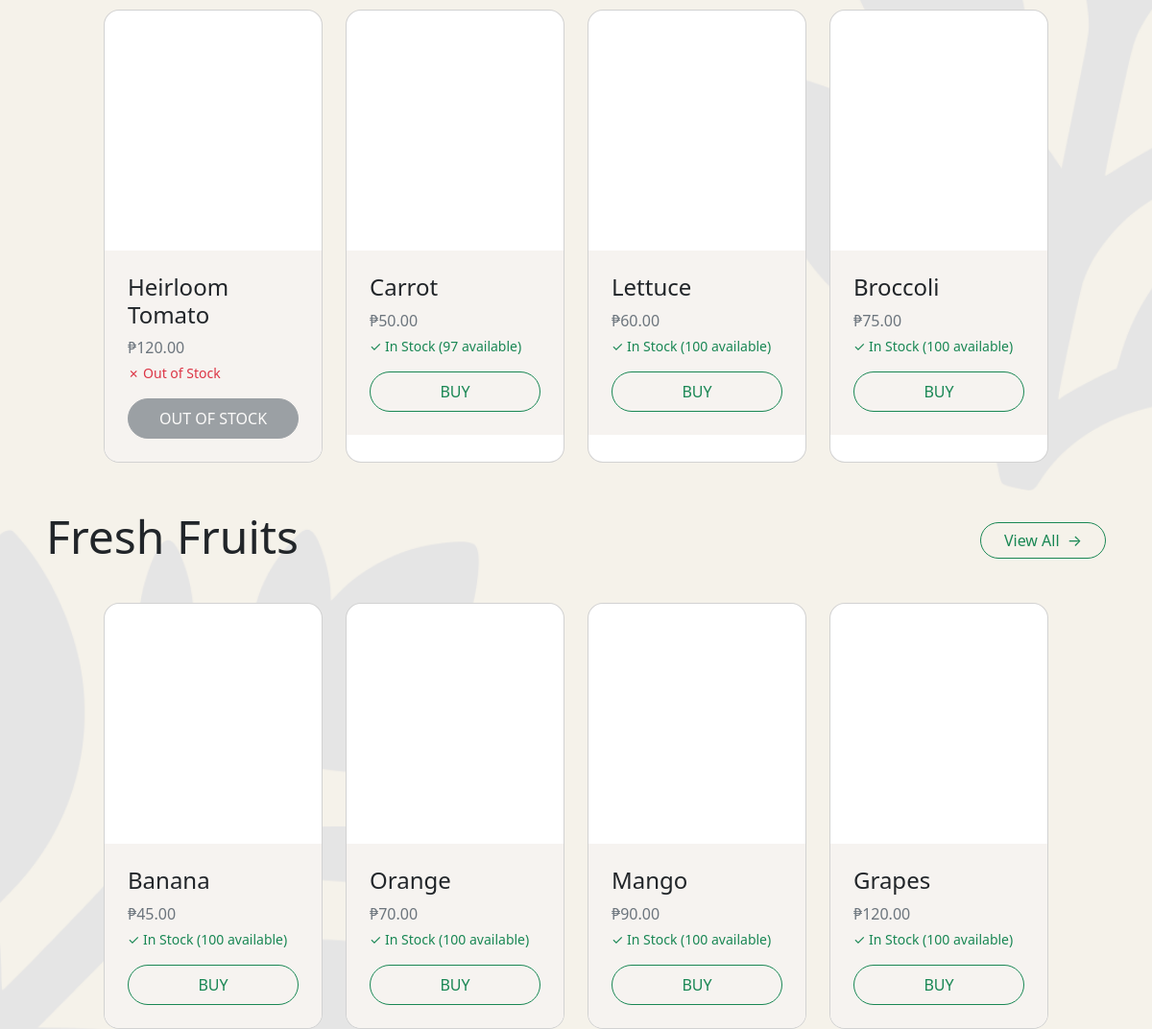
Before: / (middle part) with the older database file.
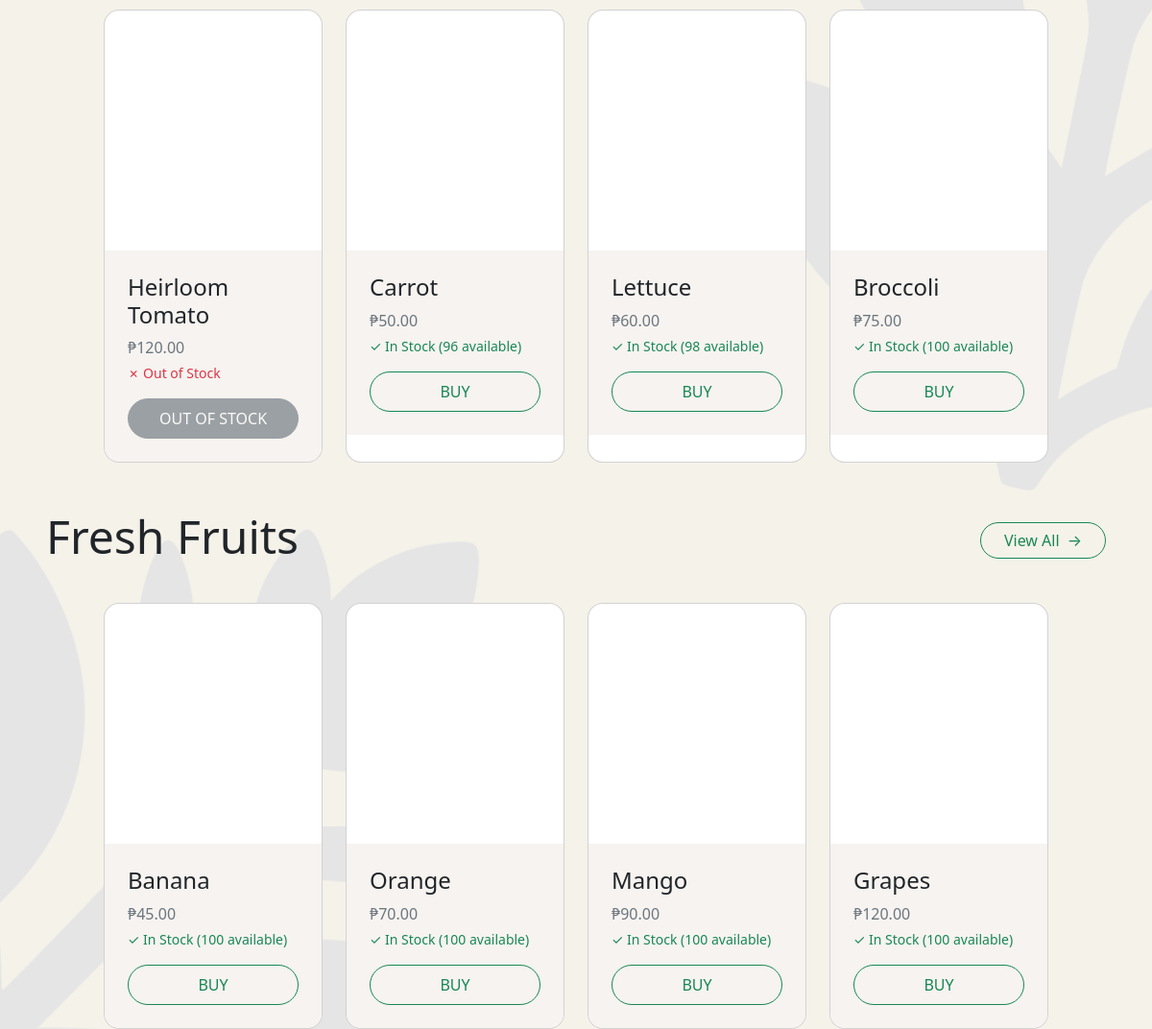
After: the same page with the newer database file.
### tables this page shows
CREATE TABLE `products` (
  `id` int(11) NOT NULL,
  `name` varchar(100) NOT NULL,
  `category` enum('vegetables','fruits','grains','cash_crops') NOT NULL,
  `current_price` decimal(10,2) NOT NULL,
  `quantity` int(11) NOT NULL DEFAULT 0,
  `unit` enum('kg','pcs','liter','sack') DEFAULT NULL,
  `image_url` varchar(255) DEFAULT NULL,
  `created_at` timestamp NOT NULL DEFAULT current_timestamp(),
  `harvest_date` date NOT NULL,
  `updated_at` datetime NOT NULL
);

### models/Product.php (called while the page is built, shortened)
<?php
require_once __DIR__ . '/../config/Database.php';
class Product {
    private $conn;
    private $table = "products";
    public function __construct() {
        $database = new Database();
        $this->conn = $database->getConnection();
    }
    public function getByCategory($category, $limit = 4) {
        $stmt = $this->conn->prepare("SELECT * FROM {$this->table} WHERE category = ? ORDER BY created_at DESC LIMIT ?");
        $stmt->bind_param("si", $category, $limit);
        $stmt->execute();
        $result = $stmt->get_result();
        $products = [];
        while ($row = $result->fetch_assoc()) {
            $products[] = $row;
        }
        return $products;
    }
}
?>

### config/Database.php (called while the page is built, shortened)
<?php
class Database {
    private $host = "localhost";
    private $user = "root";
    private $pass = "";
    private $dbname = "r3_farm";
    public function getConnection() {
        $this->conn = new mysqli($this->host, $this->user, $this->pass, $this->dbname);
        return $this->conn;
    }
}
?>

### controllers/ProductController.php (called while the page is built, shortened)
<?php
require_once __DIR__ . '/../models/Product.php';
class ProductController {
    private $product;
    public function __construct() {
        $this->product = new Product();
    }
    public function index() {
        $categories = [
            'vegetables' => 'Fresh Vegetables',
            'fruits' => 'Fresh Fruits',
            'grains' => 'Grains / Cereals',
            'cash_crops' => 'Cash Crops'
        ];
        $products_by_cat = [];
        foreach ($categories as $key => $label) {
            $products_by_cat[$key] = $this->product->getByCategory($key, 4);
        }
        return ['categories' => $categories, 'products' => $products_by_cat];
    }
}
?>

### index.php (the view, shortened to what this page needs)
<?php
require_once __DIR__ . '/controllers/ProductController.php';
$productController = new ProductController();
$data = $productController->index();
$categories = $data['categories'];
$products = $data['products'];
?>
<!DOCTYPE html>
<html lang="en">
<head>
    <link href="https://cdn.jsdelivr.net/npm/bootstrap@5.3.8/dist/css/bootstrap.min.css" rel="stylesheet">
    <link href="styles/index.css" rel="stylesheet">
</head>
<body>
<div class="Background">
    <?php foreach ($categories as $key => $label): ?>
        <div class="m-5">
            <div class="d-flex justify-content-between align-items-center mb-3">
                <div class="display-5 h3"><?= $label ?></div>
                <a href="category.php?cat=<?= $key ?>" class="btn btn-outline-success rounded-pill px-4">
                    View All <span class="ms-1">→</span>
                </a>
            </div>
            <div class="row ms-5 me-5">
                <?php foreach ($products[$key] as $product): ?>
                    <div class="col-12 col-md-6 col-lg-4 col-xl-3 mt-3">
                        <div class="card rounded-4 overflow-hidden h-100">
                            <div style="height: 250px; background-image: url('<?= $product['image_url'] ?? 'placeholder.jpg' ?>'); background-size: cover; background-position: center; cursor: pointer;"
                                data-bs-toggle="modal" data-bs-target="#productModal" data-id="<?= $product['id'] ?>"
                                data-name="<?= htmlspecialchars($product['name']) ?>" data-price="<?= $product['current_price'] ?>"
                                data-quantity="<?= $product['quantity'] ?>"
                                data-image="<?= $product['image_url'] ?? 'placeholder.jpg' ?>">
                            </div>
                            <div class="p-4" style="background-color: #F6F3F0;">
                                <div class="h4"><?= htmlspecialchars($product['name']) ?></div>
                                <div class="text-secondary">₱<?= number_format($product['current_price'], 2) ?></div>
                                <?php if ($product['quantity'] > 0): ?>
                                    <div class="text-success small mt-1">✓ In Stock (<?= $product['quantity'] ?> available)</div>
                                <?php else: ?>
                                    <div class="text-danger small mt-1">✗ Out of Stock</div>
                                <?php endif; ?>
                                <?php if ($product['quantity'] > 0): ?>
                                    <button class="mt-3 p-2 rounded-5 btn btn-outline-success w-100 buy-btn" data-bs-toggle="modal"
                                        data-bs-target="#productModal" data-id="<?= $product['id'] ?>"
                                        data-name="<?= htmlspecialchars($product['name']) ?>" data-price="<?= $product['current_price'] ?>"
                                        data-quantity="<?= $product['quantity'] ?>"
                                        data-image="<?= $product['image_url'] ?? 'placeholder.jpg' ?>">
                                        BUY
                                    </button>
                                <?php else: ?>
                                    <button class="mt-3 p-2 rounded-5 btn btn-secondary w-100" disabled>
                                        OUT OF STOCK
                                    </button>
                                <?php endif; ?>
                            </div>
                        </div>
                    </div>
                <?php endforeach; ?>
            </div>
        </div>
    <?php endforeach; ?>
</div>
</html>

### styles/index.css (style rules this page uses)
.Background { background-image: url("../images/background.png"); background-repeat: no-repeat; background-position: center; background-size: cover; background-attachment: scroll; min-height: 100vh; }

Changed rows visible on the page:
changed products "Carrot": quantity "97" → "96"
changed products "Lettuce": quantity "100" → "98"
